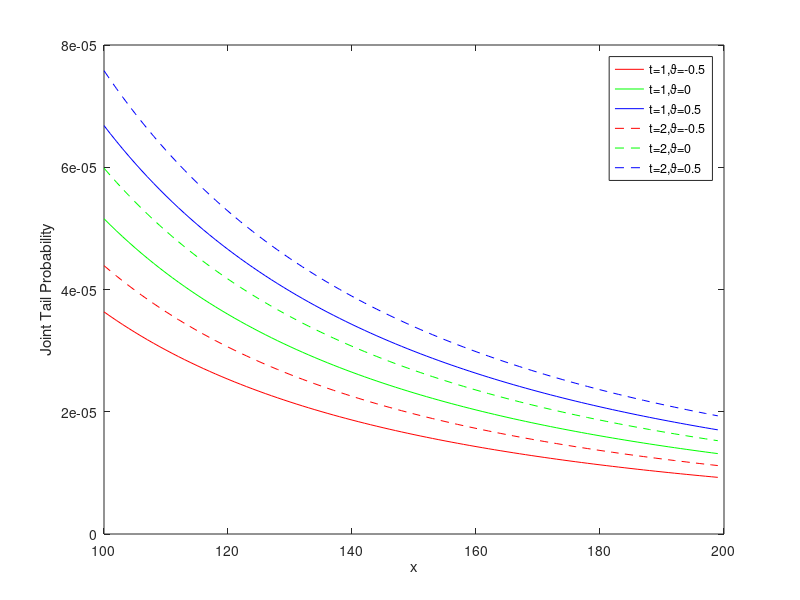

Source code (MATLAB):
%Figure 4.1 for FGM copula when \alpha=1
clear all
clc 

alpha=1;%heavy tails
gamma=1;%paremater for pareto distribution
b=1;%constant; see Theorem 1
lambda=1;%paremater for N(t)
x1=100;x2=200;N9=100;dx=(x2-x1)/N9;XX=[x1:dx:x2]; Tail=zeros(1,N9);%paremater for x
kappa=2;%see Remark 1 for FGM case
delta2=2.2;delta3=1;delta4=1;%paremater for Brownian motion with jumps
mu=1;%paremater for Y
phio1= -delta2*alpha+delta3^2*alpha^2/2-delta4*alpha/(mu+alpha);%\phi(\alpha)
phio2= -delta2*2*alpha+delta3^2*(2*alpha)^2/2-delta4*2*alpha/(mu+2*alpha);%\phi(2\alpha)
phio3= -delta2*alpha*kappa+delta3^2*(kappa*alpha)^2/2-delta4*alpha*kappa/(mu+kappa*alpha);%\phi(\kappa*\alpha)


t=1;%time
vartheta=-0.5;%paremater for FGM copula
tau=1*b*(1+vartheta);%see Remark 1 for FGM case
K1=(2*lambda^2/phio1)*((exp(phio2*t)-exp(phio1*t))/(phio2-phio1)-(exp(phio2*t)-1)/phio2);%K_1; see Remark 4(i)
K2=lambda*(exp(phio3*t)-1)/phio3;%K_2; see Remark 4(i)
for i=1:N9
    Tail(i)=b*K1*(gamma/(gamma+XX(i)))^(alpha*2)+tau*K2*(gamma/(gamma+XX(i)))^(alpha*kappa);%See Theorem 1
end
plot(XX(1:end-1),Tail,'r');hold on

vartheta=0;%paremater for FGM copula
tau=1*b*(1+vartheta);%see Remark 1 for FGM case
for i=1:N9
    Tail(i)=b*K1*(gamma/(gamma+XX(i)))^(alpha*2)+tau*K2*(gamma/(gamma+XX(i)))^(alpha*kappa);%See Theorem 1
end
plot(XX(1:end-1),Tail,'green');hold on

vartheta=0.5;%paremater for FGM copula
tau=1*b*(1+vartheta);%see Remark 1 for FGM case
for i=1:N9
    Tail(i)=b*K1*(gamma/(gamma+XX(i)))^(alpha*2)+tau*K2*(gamma/(gamma+XX(i)))^(alpha*kappa);%See Theorem 1
end
plot(XX(1:end-1),Tail,'blue');hold on


t=2;%time
vartheta=-0.5;%paremater for FGM copula
tau=1*b*(1+vartheta);%see Remark 1 for FGM case
K1=(2*lambda^2/phio1)*((exp(phio2*t)-exp(phio1*t))/(phio2-phio1)-(exp(phio2*t)-1)/phio2);%K_1; see Remark 4(i)
K2=lambda*(exp(phio3*t)-1)/phio3;%K_2; see Remark 4(i)
for i=1:N9
    Tail(i)=b*K1*(gamma/(gamma+XX(i)))^(alpha*2)+tau*K2*(gamma/(gamma+XX(i)))^(alpha*kappa);%See Theorem 1
end
plot(XX(1:end-1),Tail,'r--');hold on

vartheta=0;%paremater for FGM copula
tau=1*b*(1+vartheta);%see Remark 1 for FGM case
for i=1:N9
    Tail(i)=b*K1*(gamma/(gamma+XX(i)))^(alpha*2)+tau*K2*(gamma/(gamma+XX(i)))^(alpha*kappa);%See Theorem 1
end
plot(XX(1:end-1),Tail,'green--');hold on

vartheta=0.5;%paremater for FGM copula
tau=1*b*(1+vartheta);%see Remark 1 for FGM case
for i=1:N9
    Tail(i)=b*K1*(gamma/(gamma+XX(i)))^(alpha*2)+tau*K2*(gamma/(gamma+XX(i)))^(alpha*kappa);%See Theorem 1
end
plot(XX(1:end-1),Tail,'blue--');hold on

xlabel('x')
ylabel('Joint Tail Probability')
legend('t=1,\vartheta=-0.5','t=1,\vartheta=0','t=1,\vartheta=0.5','t=2,\vartheta=-0.5','t=2,\vartheta=0','t=2,\vartheta=0.5','Location','northeast')

